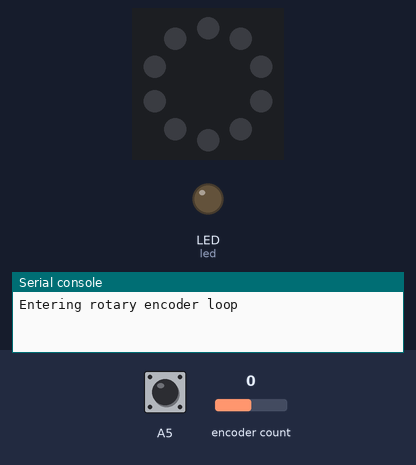
Bench run of a program on a simulated Circuit Playground running CircuitPython. Parts: the board's ring of 10 RGB LEDs (number 0 left of the top, counting anticlockwise), output pins drawn as LEDs (lit = HIGH), the last lines printed to the serial console. The inputs (shaded band) are chosen by the test bench; at power-on: encoder count 0, A5 HIGH. Dim RGB values are drawn brighter than linear; library files of the repository ran but are not shown: richbutton.py.

Above: at 1.2 s.
1.3 s: encoder count set to 1
At 1.8 s:
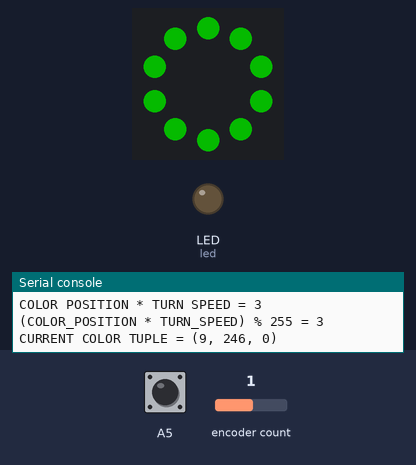
2.8 s: A5 pulled LOW for 0.15 s
4.7 s: encoder count set to 2
6.2 s: A5 pulled LOW for 0.15 s
8.1 s: encoder count set to 3
9.6 s: A5 pulsed LOW 5 times (0.12 s each, 0.3 s apart)
At 10.03 s:
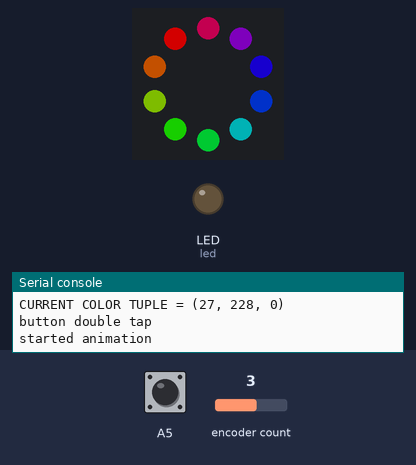

Measured:
- after the input at 1.3 s, the LEDs: change at once (image 1)
- after the input at 9.6 s, the LEDs: change after 0.42 s (image 2)

The program:

code.py
```python
import time
import board
import digitalio
import rotaryio
import neopixel
import math
from richbutton import RichButton
from rainbowio import colorwheel

#from adafruit_circuitplayground import cp
# if use this, need to use cp.pixels.brightness

'''
For animations:
https://learn.adafruit.com/adafruit-circuit-playground-express/circuitpython-neopixel
'''

def rainbow_cycle(wait):
    for j in range(255):
        for i in range(10):
            rc_index = (i * 256 // 10) + j * 5
            pixels[i] = colorwheel(rc_index & 255)
        pixels.show()
        time.sleep(wait)


def rainbow(wait):
    for j in range(255):
        for i in range(len(pixels)):
            idx = int(i + j)
            pixels[i] = colorwheel(idx & 255)
        pixels.show()
        time.sleep(wait)

def wheel(pos): # Input a value 0 to 255 to get a color value.
    if pos < 0 or pos > 255:
        return (0, 0, 0)
    elif pos < 85:
        return(int(pos * 3), int(255 - pos*3), 0)
    elif pos < 170:
        pos -= 85
        return(int(255 - pos*3), 0, int(pos * 3))
    else:
        pos -= 170
        return(0, int(pos * 3), int(255 - pos*3))

NUM_PIXELS = 10
MIN_BRIGHTNESS = 1   # Minimum LED brightness as a percentage (0 to 100)
MAX_BRIGHTNESS = 25 # Maximum LED brighrness as a percentage (0 to 100)

# Set initial brightness and speed to center values
BRIGHTNESS = (MIN_BRIGHTNESS + MAX_BRIGHTNESS) // 2
LEVEL = BRIGHTNESS * 0.01 # Integer brightness percentage to 0.0-1.0 coeff.
LEVEL = 0.3

pixels = neopixel.NeoPixel(board.NEOPIXEL, NUM_PIXELS, brightness=LEVEL, auto_write=False)
#pixels = neopixel.NeoPixel(board.NEOPIXEL, NUM_PIXELS, brightness=LEVEL, auto_write=True)
pixels.fill(0)
pixels.show()

# WOrking to get colors from easy int loop
'''
wait = 0.05
for i in range(255):
    pixels.fill(wheel(i))
    pixels.show()
    time.sleep(wait)
'''

led = digitalio.DigitalInOut(board.LED)
led.direction = digitalio.Direction.OUTPUT
print("Entering rotary encoder loop")

#can check RichButton.TAP, *.DOUBLE_TAP, *.HOLD, *.RELEASE
ENCODER_BUTTON = RichButton(board.A5)

ENCODER = rotaryio.IncrementalEncoder(board.A2, board.A3)
LAST_POSITION = ENCODER.position

# How quickly turning the knob changes colors
TURN_SPEED = 3

# Variable to track if currently in animations
IS_ANIMATING = False
CURRENT_COLOR_TUPLE = (0,0,0)

while True:
    POSITION = ENCODER.position
    if POSITION != LAST_POSITION:
        MOVE = POSITION - LAST_POSITION
        COLOR_POSITION = POSITION % 255
        print("current position = " + str(POSITION))
        print("current COLOR position = " + str(COLOR_POSITION))
        print("COLOR POSITION * TURN SPEED = " + str(COLOR_POSITION * TURN_SPEED))
        VAL_FOR_WHEEL = (COLOR_POSITION * TURN_SPEED) % 255
        print("(COLOR_POSITION * TURN_SPEED) % 255 = " + str(VAL_FOR_WHEEL))
        CURRENT_COLOR_TUPLE = wheel(VAL_FOR_WHEEL)
        print("CURRENT COLOR TUPLE = " + str(CURRENT_COLOR_TUPLE))
        #pixels.fill(wheel(VAL_FOR_WHEEL))
        pixels.fill(CURRENT_COLOR_TUPLE)
        pixels.show()
        LAST_POSITION = POSITION
    ACTION = ENCODER_BUTTON.action()
    if ACTION is RichButton.TAP:
        print("button tap")
        LEVEL += 0.1
        ROUND_LEVEL = round(LEVEL,2)
        NEW_BRIGHTNESS = round(ROUND_LEVEL % 1, 2)
        if NEW_BRIGHTNESS < 0.1:
            NEW_BRIGHTNESS = 0.1
            LEVEL = 0.1
        print("Setting brightness = " + str(NEW_BRIGHTNESS))
        LEVEL = NEW_BRIGHTNESS
        pixels.brightness = NEW_BRIGHTNESS
        pixels.show()
    if ACTION is RichButton.DOUBLE_TAP:
        print("button double tap")
        # add animations here?
        print("started animation")
        rainbow_cycle(0.05)
        print("animation done")
        pixels.fill(CURRENT_COLOR_TUPLE)
        pixels.show()
```
